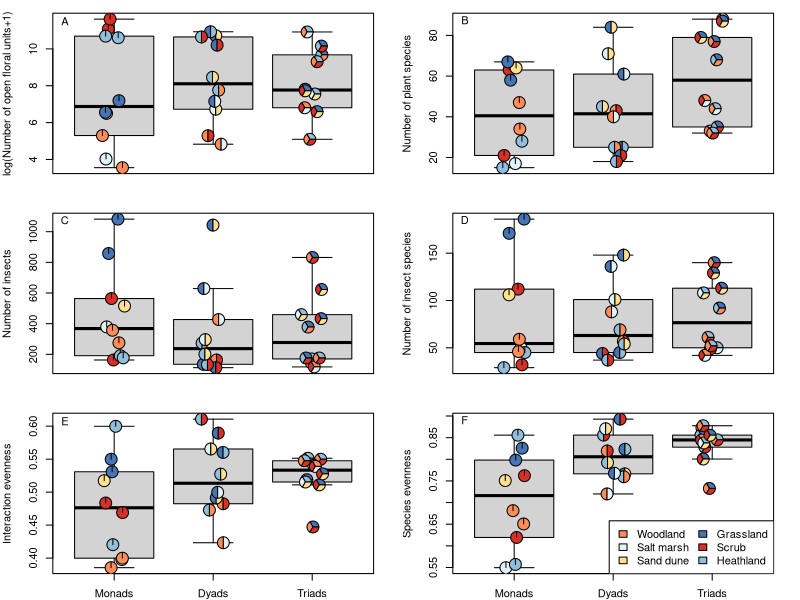

Recreate this plot in R.
# +++++++++++++++++++++++++++++++++++++++++++
#### Tidied version for Nature, Mar 2024 ####

# Code for Figure 2: structural analyses

#load required libraries
library(lattice)
library(grid)
library(gridBase)
library(plotrix)


#read data
site_data <-
  read.table("extracted_site_level_data.txt",
             header = T,
             sep = "\t")
attach(site_data)

#habitat colours
HabList <-
  c("woodland",
    "salt_marsh",
    "sand_dune",
    "grassland",
    "scrub",
    "heathland")
ColSetAll <-
  c("#fc8d59",
    "#e0f3f8",
    "#fee090",
    "#4575b4",
    "#d73027",
    "#91bfdb")

#subset MDT
m <- subset(site_data, site_data$MDT == 1)
d <- subset(site_data, site_data$MDT == 2)
t <- subset(site_data, site_data$MDT == 3)
FU_m <- log1p(m$openFU_abundance)
FU_d <- log1p(d$openFU_abundance)
FU_t <- log1p(t$openFU_abundance)

#plot figure
pdf("Descriptive figures.pdf")
par(mfrow = c(3, 2), mar = c(2, 4, 1, 2))

#floral units
boxplot(
  FU_m,
  FU_d,
  FU_t,
  ylab = "log(Number of open floral units+1)",
  xaxt = "n",
  pch = 16,
  lty = 1,
  outline = FALSE
)
for (mh in 1:length(FU_m))
{
  par(new = TRUE)
  pie_mh <- 1
  y_pie <- FU_m[mh]
  pie_col <-
    c(
      ColSetAll[2],
      ColSetAll[5],
      ColSetAll[6],
      ColSetAll[1],
      ColSetAll[5],
      ColSetAll[1],
      ColSetAll[3],
      ColSetAll[4],
      ColSetAll[6],
      ColSetAll[4]
    )
  floating.pie(
    xpos = jitter(1, factor = 6),
    y = y_pie,
    pie_mh,
    radius = .06,
    col = pie_col[mh],
    startpos = 3.14 / 2
  )
}
for (dh in 1:length(FU_d))
{
  par(new = TRUE)
  pie_dh <- c(0.5, 0.5)
  y_pie <- FU_d[dh]
  pie_col_1 <-
    c(
      ColSetAll[1],
      ColSetAll[4],
      ColSetAll[4],
      ColSetAll[6],
      ColSetAll[4],
      ColSetAll[6],
      ColSetAll[2],
      ColSetAll[1],
      ColSetAll[6],
      ColSetAll[4]
    )
  pie_col_2 <-
    c(
      ColSetAll[5],
      ColSetAll[3],
      ColSetAll[6],
      ColSetAll[1],
      ColSetAll[5],
      ColSetAll[5],
      ColSetAll[3],
      ColSetAll[2],
      ColSetAll[3],
      ColSetAll[2]
    )
  floating.pie(
    xpos = jitter(2, factor = 3),
    y = y_pie,
    pie_dh,
    radius = .06,
    col = c(pie_col_1[dh], pie_col_2[dh]),
    startpos = 3.14 / 2
  )
}
for (th in 1:length(FU_t))
{
  par(new = TRUE)
  y_pie <- FU_t[th]
  pie_th <- c(0.3, 0.3, 0.3)
  pie_col_1 <-
    c(
      ColSetAll[6],
      ColSetAll[4],
      ColSetAll[4],
      ColSetAll[6],
      ColSetAll[4],
      ColSetAll[1],
      ColSetAll[6],
      ColSetAll[4],
      ColSetAll[6],
      ColSetAll[4]
    )
  pie_col_2 <-
    c(
      ColSetAll[1],
      ColSetAll[6],
      ColSetAll[1],
      ColSetAll[1],
      ColSetAll[6],
      ColSetAll[5],
      ColSetAll[2],
      ColSetAll[5],
      ColSetAll[1],
      ColSetAll[5]
    )
  pie_col_3 <-
    c(
      ColSetAll[2],
      ColSetAll[1],
      ColSetAll[5],
      ColSetAll[5],
      ColSetAll[5],
      ColSetAll[2],
      ColSetAll[3],
      ColSetAll[3],
      ColSetAll[5],
      ColSetAll[3]
    )
  floating.pie(
    xpos = jitter(3, factor = 2),
    y = y_pie,
    pie_th,
    radius = .06,
    col = c(pie_col_1[th], pie_col_2[th], pie_col_3[th])
  )
}
text(0.5, 11.5, "A")

#plant species richness
boxplot(
  plant_rich ~ MDT,
  ylab = "Number of plant species",
  xaxt = "n",
  xlab = "",
  pch = 16,
  lty = 1,
  outline = FALSE
)
for (mh in 1:length(m$plant_rich))
{
  par(new = TRUE)
  pie_mh <- 1
  pie_col <-
    c(
      ColSetAll[2],
      ColSetAll[5],
      ColSetAll[6],
      ColSetAll[1],
      ColSetAll[5],
      ColSetAll[1],
      ColSetAll[3],
      ColSetAll[4],
      ColSetAll[6],
      ColSetAll[4]
    )
  floating.pie(
    xpos = jitter(1, factor = 6),
    y = m$plant_rich[mh],
    pie_mh,
    radius = .06,
    col = pie_col[mh],
    startpos = 3.14 / 2
  )
}
for (dh in 1:length(d$plant_rich))
{
  par(new = TRUE)
  pie_dh <- c(0.5, 0.5)
  pie_col_1 <-
    c(
      ColSetAll[1],
      ColSetAll[4],
      ColSetAll[4],
      ColSetAll[6],
      ColSetAll[4],
      ColSetAll[6],
      ColSetAll[2],
      ColSetAll[1],
      ColSetAll[6],
      ColSetAll[4]
    )
  pie_col_2 <-
    c(
      ColSetAll[5],
      ColSetAll[3],
      ColSetAll[6],
      ColSetAll[1],
      ColSetAll[5],
      ColSetAll[5],
      ColSetAll[3],
      ColSetAll[2],
      ColSetAll[3],
      ColSetAll[2]
    )
  floating.pie(
    xpos = jitter(2, factor = 3),
    y = d$plant_rich[dh],
    pie_dh,
    radius = .06,
    col = c(pie_col_1[dh], pie_col_2[dh]),
    startpos = 3.14 / 2
  )
}
for (th in 1:length(t$plant_rich))
{
  par(new = TRUE)
  pie_th <- c(0.3, 0.3, 0.3)
  pie_col_1 <-
    c(
      ColSetAll[6],
      ColSetAll[4],
      ColSetAll[4],
      ColSetAll[6],
      ColSetAll[4],
      ColSetAll[1],
      ColSetAll[6],
      ColSetAll[4],
      ColSetAll[6],
      ColSetAll[4]
    )
  pie_col_2 <-
    c(
      ColSetAll[1],
      ColSetAll[6],
      ColSetAll[1],
      ColSetAll[1],
      ColSetAll[6],
      ColSetAll[5],
      ColSetAll[2],
      ColSetAll[5],
      ColSetAll[1],
      ColSetAll[5]
    )
  pie_col_3 <-
    c(
      ColSetAll[2],
      ColSetAll[1],
      ColSetAll[5],
      ColSetAll[5],
      ColSetAll[5],
      ColSetAll[2],
      ColSetAll[3],
      ColSetAll[3],
      ColSetAll[5],
      ColSetAll[3]
    )
  floating.pie(
    xpos = jitter(3, factor = 2),
    y = t$plant_rich[th],
    pie_th,
    radius = .06,
    col = c(pie_col_1[th], pie_col_2[th], pie_col_3[th])
  )
}
text(0.5, 87.5, "B")

#Number of insects
boxplot(
  total_insect_sp_abund ~ MDT,
  ylab = "Number of insects",
  xaxt = "n",
  xlab = "",
  pch = 16,
  lty = 1,
  outline = FALSE
)
for (mh in 1:length(m$total_insect_sp_abund))
{
  par(new = TRUE)
  pie_mh <- 1
  pie_col <-
    c(
      ColSetAll[2],
      ColSetAll[5],
      ColSetAll[6],
      ColSetAll[1],
      ColSetAll[5],
      ColSetAll[1],
      ColSetAll[3],
      ColSetAll[4],
      ColSetAll[6],
      ColSetAll[4]
    )
  floating.pie(
    xpos = jitter(1, factor = 6),
    y = m$total_insect_sp_abund[mh],
    pie_mh,
    radius = .06,
    col = pie_col[mh],
    startpos = 3.14 / 2
  )
}
for (dh in 1:length(d$total_insect_sp_abund))
{
  par(new = TRUE)
  pie_dh <- c(0.5, 0.5)
  pie_col_1 <-
    c(
      ColSetAll[1],
      ColSetAll[4],
      ColSetAll[4],
      ColSetAll[6],
      ColSetAll[4],
      ColSetAll[6],
      ColSetAll[2],
      ColSetAll[1],
      ColSetAll[6],
      ColSetAll[4]
    )
  pie_col_2 <-
    c(
      ColSetAll[5],
      ColSetAll[3],
      ColSetAll[6],
      ColSetAll[1],
      ColSetAll[5],
      ColSetAll[5],
      ColSetAll[3],
      ColSetAll[2],
      ColSetAll[3],
      ColSetAll[2]
    )
  floating.pie(
    xpos = jitter(2, factor = 3),
    y = d$total_insect_sp_abund[dh],
    pie_dh,
    radius = .06,
    col = c(pie_col_1[dh], pie_col_2[dh]),
    startpos = 3.14 / 2
  )
}
for (th in 1:length(t$total_insect_sp_abund))
{
  par(new = TRUE)
  pie_th <- c(0.3, 0.3, 0.3)
  pie_col_1 <-
    c(
      ColSetAll[6],
      ColSetAll[4],
      ColSetAll[4],
      ColSetAll[6],
      ColSetAll[4],
      ColSetAll[1],
      ColSetAll[6],
      ColSetAll[4],
      ColSetAll[6],
      ColSetAll[4]
    )
  pie_col_2 <-
    c(
      ColSetAll[1],
      ColSetAll[6],
      ColSetAll[1],
      ColSetAll[1],
      ColSetAll[6],
      ColSetAll[5],
      ColSetAll[2],
      ColSetAll[5],
      ColSetAll[1],
      ColSetAll[5]
    )
  pie_col_3 <-
    c(
      ColSetAll[2],
      ColSetAll[1],
      ColSetAll[5],
      ColSetAll[5],
      ColSetAll[5],
      ColSetAll[2],
      ColSetAll[3],
      ColSetAll[3],
      ColSetAll[5],
      ColSetAll[3]
    )
  floating.pie(
    xpos = jitter(3, factor = 2),
    y = t$total_insect_sp_abund[th],
    pie_th,
    radius = .06,
    col = c(pie_col_1[th], pie_col_2[th], pie_col_3[th])
  )
}
text(0.5, 1075, "C")

#insect species richness
boxplot(
  total_insect_sp_rich ~ MDT,
  ylab = "Number of insect species",
  xaxt = "n",
  xlab = "",
  pch = 16,
  lty = 1,
  outline = FALSE
)
for (mh in 1:length(m$total_insect_sp_rich))
{
  par(new = TRUE)
  pie_mh <- 1
  pie_col <-
    c(
      ColSetAll[2],
      ColSetAll[5],
      ColSetAll[6],
      ColSetAll[1],
      ColSetAll[5],
      ColSetAll[1],
      ColSetAll[3],
      ColSetAll[4],
      ColSetAll[6],
      ColSetAll[4]
    )
  floating.pie(
    xpos = jitter(1, factor = 6),
    y = m$total_insect_sp_rich[mh],
    pie_mh,
    radius = .06,
    col = pie_col[mh],
    startpos = 3.14 / 2
  )
}
for (dh in 1:length(d$total_insect_sp_rich))
{
  par(new = TRUE)
  pie_dh <- c(0.5, 0.5)
  pie_col_1 <-
    c(
      ColSetAll[1],
      ColSetAll[4],
      ColSetAll[4],
      ColSetAll[6],
      ColSetAll[4],
      ColSetAll[6],
      ColSetAll[2],
      ColSetAll[1],
      ColSetAll[6],
      ColSetAll[4]
    )
  pie_col_2 <-
    c(
      ColSetAll[5],
      ColSetAll[3],
      ColSetAll[6],
      ColSetAll[1],
      ColSetAll[5],
      ColSetAll[5],
      ColSetAll[3],
      ColSetAll[2],
      ColSetAll[3],
      ColSetAll[2]
    )
  floating.pie(
    xpos = jitter(2, factor = 3),
    y = d$total_insect_sp_rich[dh],
    pie_dh,
    radius = .06,
    col = c(pie_col_1[dh], pie_col_2[dh]),
    startpos = 3.14 / 2
  )
}
for (th in 1:length(t$total_insect_sp_rich))
{
  par(new = TRUE)
  pie_th <- c(0.3, 0.3, 0.3)
  pie_col_1 <-
    c(
      ColSetAll[6],
      ColSetAll[4],
      ColSetAll[4],
      ColSetAll[6],
      ColSetAll[4],
      ColSetAll[1],
      ColSetAll[6],
      ColSetAll[4],
      ColSetAll[6],
      ColSetAll[4]
    )
  pie_col_2 <-
    c(
      ColSetAll[1],
      ColSetAll[6],
      ColSetAll[1],
      ColSetAll[1],
      ColSetAll[6],
      ColSetAll[5],
      ColSetAll[2],
      ColSetAll[5],
      ColSetAll[1],
      ColSetAll[5]
    )
  pie_col_3 <-
    c(
      ColSetAll[2],
      ColSetAll[1],
      ColSetAll[5],
      ColSetAll[5],
      ColSetAll[5],
      ColSetAll[2],
      ColSetAll[3],
      ColSetAll[3],
      ColSetAll[5],
      ColSetAll[3]
    )
  floating.pie(
    xpos = jitter(3, factor = 2),
    y = t$total_insect_sp_rich[th],
    pie_th,
    radius = .06,
    col = c(pie_col_1[th], pie_col_2[th], pie_col_3[th])
  )
}
text(0.5, 185, "D")

#Interaction evenness
boxplot(
  IE ~ MDT,
  ylab = "Interaction evenness",
  xaxt = "n",
  pch = 16,
  lty = 1,
  outline = FALSE
)
axis(1,
     at = c(1, 2, 3),
     labels = c("Monads", "Dyads", "Triads"))
for (mh in 1:length(m$IE))
{
  par(new = TRUE)
  pie_mh <- 1
  pie_col <-
    c(
      ColSetAll[2],
      ColSetAll[5],
      ColSetAll[6],
      ColSetAll[1],
      ColSetAll[5],
      ColSetAll[1],
      ColSetAll[3],
      ColSetAll[4],
      ColSetAll[6],
      ColSetAll[4]
    )
  floating.pie(
    xpos = jitter(1, factor = 6),
    y = m$IE[mh],
    pie_mh,
    radius = .06,
    col = pie_col[mh],
    startpos = 3.14 / 2
  )
}
for (dh in 1:length(d$IE))
{
  par(new = TRUE)
  pie_dh <- c(0.5, 0.5)
  pie_col_1 <-
    c(
      ColSetAll[1],
      ColSetAll[4],
      ColSetAll[4],
      ColSetAll[6],
      ColSetAll[4],
      ColSetAll[6],
      ColSetAll[2],
      ColSetAll[1],
      ColSetAll[6],
      ColSetAll[4]
    )
  pie_col_2 <-
    c(
      ColSetAll[5],
      ColSetAll[3],
      ColSetAll[6],
      ColSetAll[1],
      ColSetAll[5],
      ColSetAll[5],
      ColSetAll[3],
      ColSetAll[2],
      ColSetAll[3],
      ColSetAll[2]
    )
  floating.pie(
    xpos = jitter(2, factor = 3),
    y = d$IE[dh],
    pie_dh,
    radius = .06,
    col = c(pie_col_1[dh], pie_col_2[dh]),
    startpos = 3.14 / 2
  )
}
for (th in 1:length(t$IE))
{
  par(new = TRUE)
  pie_th <- c(0.3, 0.3, 0.3)
  pie_col_1 <-
    c(
      ColSetAll[6],
      ColSetAll[4],
      ColSetAll[4],
      ColSetAll[6],
      ColSetAll[4],
      ColSetAll[1],
      ColSetAll[6],
      ColSetAll[4],
      ColSetAll[6],
      ColSetAll[4]
    )
  pie_col_2 <-
    c(
      ColSetAll[1],
      ColSetAll[6],
      ColSetAll[1],
      ColSetAll[1],
      ColSetAll[6],
      ColSetAll[5],
      ColSetAll[2],
      ColSetAll[5],
      ColSetAll[1],
      ColSetAll[5]
    )
  pie_col_3 <-
    c(
      ColSetAll[2],
      ColSetAll[1],
      ColSetAll[5],
      ColSetAll[5],
      ColSetAll[5],
      ColSetAll[2],
      ColSetAll[3],
      ColSetAll[3],
      ColSetAll[5],
      ColSetAll[3]
    )
  floating.pie(
    xpos = jitter(3, factor = 2),
    y = t$IE[th],
    pie_th,
    radius = .06,
    col = c(pie_col_1[th], pie_col_2[th], pie_col_3[th])
  )
}
text(0.5, 0.6075, "E")

#species evenness
boxplot(
  species_even_insects ~ MDT,
  ylab = "Species evenness",
  xaxt = "n",
  pch = 16,
  lty = 1,
  outline = FALSE
)
axis(1,
     at = c(1, 2, 3),
     labels = c("Monads", "Dyads", "Triads"))
for (mh in 1:length(m$species_even_insects))
{
  par(new = TRUE)
  pie_mh <- 1
  pie_col <-
    c(
      ColSetAll[2],
      ColSetAll[5],
      ColSetAll[6],
      ColSetAll[1],
      ColSetAll[5],
      ColSetAll[1],
      ColSetAll[3],
      ColSetAll[4],
      ColSetAll[6],
      ColSetAll[4]
    )
  floating.pie(
    xpos = jitter(1, factor = 6),
    y = m$species_even_insects[mh],
    pie_mh,
    radius = .06,
    col = pie_col[mh],
    startpos = 3.14 / 2
  )
}
for (dh in 1:length(d$species_even_insects))
{
  par(new = TRUE)
  pie_dh <- c(0.5, 0.5)
  pie_col_1 <-
    c(
      ColSetAll[1],
      ColSetAll[4],
      ColSetAll[4],
      ColSetAll[6],
      ColSetAll[4],
      ColSetAll[6],
      ColSetAll[2],
      ColSetAll[1],
      ColSetAll[6],
      ColSetAll[4]
    )
  pie_col_2 <-
    c(
      ColSetAll[5],
      ColSetAll[3],
      ColSetAll[6],
      ColSetAll[1],
      ColSetAll[5],
      ColSetAll[5],
      ColSetAll[3],
      ColSetAll[2],
      ColSetAll[3],
      ColSetAll[2]
    )
  floating.pie(
    xpos = jitter(2, factor = 3),
    y = d$species_even_insects[dh],
    pie_dh,
    radius = .06,
    col = c(pie_col_1[dh], pie_col_2[dh]),
    startpos = 3.14 / 2
  )
}
for (th in 1:length(t$species_even_insects))
{
  par(new = TRUE)
  pie_th <- c(0.3, 0.3, 0.3)
  pie_col_1 <-
    c(
      ColSetAll[6],
      ColSetAll[4],
      ColSetAll[4],
      ColSetAll[6],
      ColSetAll[4],
      ColSetAll[1],
      ColSetAll[6],
      ColSetAll[4],
      ColSetAll[6],
      ColSetAll[4]
    )
  pie_col_2 <-
    c(
      ColSetAll[1],
      ColSetAll[6],
      ColSetAll[1],
      ColSetAll[1],
      ColSetAll[6],
      ColSetAll[5],
      ColSetAll[2],
      ColSetAll[5],
      ColSetAll[1],
      ColSetAll[5]
    )
  pie_col_3 <-
    c(
      ColSetAll[2],
      ColSetAll[1],
      ColSetAll[5],
      ColSetAll[5],
      ColSetAll[5],
      ColSetAll[2],
      ColSetAll[3],
      ColSetAll[3],
      ColSetAll[5],
      ColSetAll[3]
    )
  floating.pie(
    xpos = jitter(3, factor = 2),
    y = t$species_even_insects[th],
    pie_th,
    radius = .06,
    col = c(pie_col_1[th], pie_col_2[th], pie_col_3[th])
  )
}
legend (
  "bottomright",
  legend = c(
    "Woodland",
    "Salt marsh",
    "Sand dune",
    "Grassland",
    "Scrub",
    "Heathland"
  ),
  fill = ColSetAll,
  ncol = 2
)
text(0.5, 0.89, "F")
dev.off()

detach(site_data)
